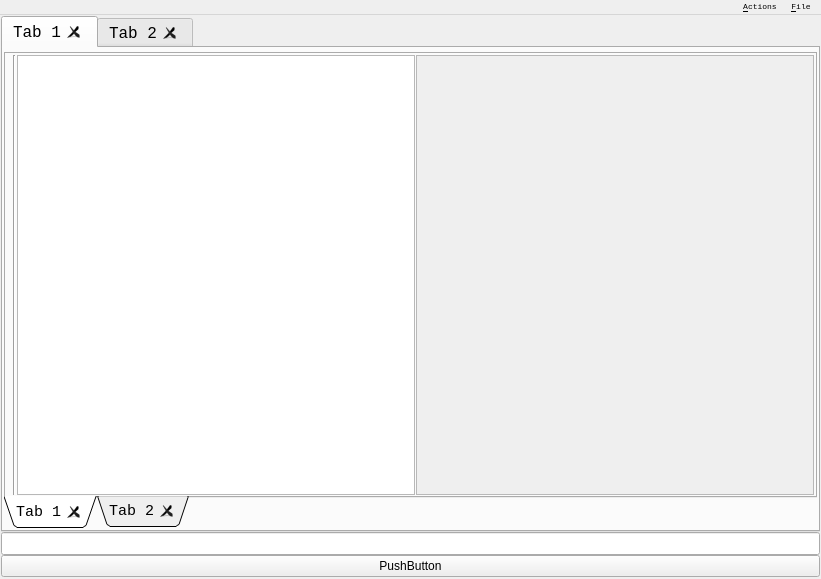
<?xml version="1.0" encoding="UTF-8"?>
<ui version="4.0">
 <class>MainWindow</class>
 <widget class="QMainWindow" name="MainWindow">
  <property name="geometry">
   <rect>
    <x>0</x>
    <y>0</y>
    <width>821</width>
    <height>579</height>
   </rect>
  </property>
  <property name="windowTitle">
   <string>Editable Tree Model</string>
  </property>
  <widget class="QWidget" name="centralWidget">
   <layout class="QVBoxLayout">
    <property name="spacing">
     <number>0</number>
    </property>
    <property name="leftMargin">
     <number>1</number>
    </property>
    <property name="topMargin">
     <number>1</number>
    </property>
    <property name="rightMargin">
     <number>1</number>
    </property>
    <property name="bottomMargin">
     <number>2</number>
    </property>
    <item>
     <widget class="QTabWidget" name="connTabs">
      <property name="baseSize">
       <size>
        <width>0</width>
        <height>0</height>
       </size>
      </property>
      <property name="font">
       <font>
        <family>Consolas</family>
        <pointsize>12</pointsize>
        <weight>50</weight>
        <italic>false</italic>
        <bold>false</bold>
        <stylestrategy>PreferDefault</stylestrategy>
        <kerning>false</kerning>
       </font>
      </property>
      <property name="contextMenuPolicy">
       <enum>Qt::DefaultContextMenu</enum>
      </property>
      <property name="tabShape">
       <enum>QTabWidget::Rounded</enum>
      </property>
      <property name="currentIndex">
       <number>0</number>
      </property>
      <property name="documentMode">
       <bool>false</bool>
      </property>
      <property name="tabsClosable">
       <bool>true</bool>
      </property>
      <property name="movable">
       <bool>true</bool>
      </property>
      <widget class="QWidget" name="connTab">
       <attribute name="title">
        <string>Tab 1</string>
       </attribute>
       <layout class="QVBoxLayout" name="verticalLayout_3">
        <property name="spacing">
         <number>2</number>
        </property>
        <property name="leftMargin">
         <number>1</number>
        </property>
        <property name="topMargin">
         <number>4</number>
        </property>
        <property name="rightMargin">
         <number>1</number>
        </property>
        <property name="bottomMargin">
         <number>2</number>
        </property>
        <item>
         <widget class="QTabWidget" name="sqlTabs">
          <property name="font">
           <font>
            <pointsize>11</pointsize>
           </font>
          </property>
          <property name="layoutDirection">
           <enum>Qt::LeftToRight</enum>
          </property>
          <property name="tabPosition">
           <enum>QTabWidget::South</enum>
          </property>
          <property name="tabShape">
           <enum>QTabWidget::Triangular</enum>
          </property>
          <property name="currentIndex">
           <number>0</number>
          </property>
          <property name="tabsClosable">
           <bool>true</bool>
          </property>
          <property name="movable">
           <bool>true</bool>
          </property>
          <widget class="QWidget" name="sqlTab">
           <property name="sizePolicy">
            <sizepolicy hsizetype="Preferred" vsizetype="Expanding">
             <horstretch>0</horstretch>
             <verstretch>0</verstretch>
            </sizepolicy>
           </property>
           <property name="mouseTracking">
            <bool>true</bool>
           </property>
           <property name="contextMenuPolicy">
            <enum>Qt::ActionsContextMenu</enum>
           </property>
           <attribute name="title">
            <string>Tab 1</string>
           </attribute>
           <layout class="QHBoxLayout" name="horizontalLayout" stretch="0,0,0,0,0">
            <property name="spacing">
             <number>1</number>
            </property>
            <property name="sizeConstraint">
             <enum>QLayout::SetMaximumSize</enum>
            </property>
            <property name="margin">
             <number>1</number>
            </property>
            <item>
             <widget class="QsciScintilla" name="textEdit">
              <property name="toolTip">
               <string/>
              </property>
              <property name="whatsThis">
               <string/>
              </property>
              <property name="inputMethodHints">
               <set>Qt::ImhUppercaseOnly</set>
              </property>
             </widget>
            </item>
            <item>
             <spacer name="verticalSpacer">
              <property name="orientation">
               <enum>Qt::Vertical</enum>
              </property>
              <property name="sizeType">
               <enum>QSizePolicy::MinimumExpanding</enum>
              </property>
              <property name="sizeHint" stdset="0">
               <size>
                <width>5</width>
                <height>40</height>
               </size>
              </property>
             </spacer>
            </item>
            <item>
             <widget class="Line" name="line">
              <property name="orientation">
               <enum>Qt::Vertical</enum>
              </property>
             </widget>
            </item>
            <item>
             <widget class="QTableView" name="table">
              <property name="font">
               <font>
                <family>Consolas</family>
                <pointsize>8</pointsize>
               </font>
              </property>
             </widget>
            </item>
            <item>
             <widget class="QScrollArea" name="scrollArea">
              <property name="widgetResizable">
               <bool>true</bool>
              </property>
              <widget class="QWidget" name="scrollAreaWidgetContents">
               <property name="geometry">
                <rect>
                 <x>0</x>
                 <y>0</y>
                 <width>262</width>
                 <height>449</height>
                </rect>
               </property>
              </widget>
             </widget>
            </item>
           </layout>
          </widget>
          <widget class="QWidget" name="sqlTab2">
           <attribute name="title">
            <string>Tab 2</string>
           </attribute>
          </widget>
         </widget>
        </item>
       </layout>
      </widget>
      <widget class="QWidget" name="connTab2">
       <attribute name="title">
        <string>Tab 2</string>
       </attribute>
      </widget>
     </widget>
    </item>
    <item>
     <layout class="QHBoxLayout" name="horizontalLayout_2"/>
    </item>
    <item>
     <widget class="QLineEdit" name="console">
      <property name="font">
       <font>
        <family>Consolas</family>
        <pointsize>10</pointsize>
       </font>
      </property>
     </widget>
    </item>
    <item>
     <widget class="QPushButton" name="pushButton">
      <property name="text">
       <string>PushButton</string>
      </property>
     </widget>
    </item>
   </layout>
  </widget>
  <widget class="QMenuBar" name="menubar">
   <property name="geometry">
    <rect>
     <x>0</x>
     <y>0</y>
     <width>821</width>
     <height>15</height>
    </rect>
   </property>
   <property name="font">
    <font>
     <family>Consolas</family>
     <pointsize>6</pointsize>
    </font>
   </property>
   <property name="layoutDirection">
    <enum>Qt::RightToLeft</enum>
   </property>
   <property name="defaultUp">
    <bool>false</bool>
   </property>
   <widget class="QMenu" name="fileMenu">
    <property name="title">
     <string>&amp;File</string>
    </property>
    <addaction name="exitAction"/>
   </widget>
   <widget class="QMenu" name="actionsMenu">
    <property name="title">
     <string>&amp;Actions</string>
    </property>
    <addaction name="insertRowAction"/>
    <addaction name="insertColumnAction"/>
    <addaction name="separator"/>
    <addaction name="removeRowAction"/>
    <addaction name="removeColumnAction"/>
    <addaction name="separator"/>
    <addaction name="insertChildAction"/>
    <addaction name="separator"/>
   </widget>
   <addaction name="fileMenu"/>
   <addaction name="actionsMenu"/>
  </widget>
  <action name="exitAction">
   <property name="text">
    <string>E&amp;xit</string>
   </property>
   <property name="shortcut">
    <string>Ctrl+Q</string>
   </property>
  </action>
  <action name="insertRowAction">
   <property name="text">
    <string>Insert Row</string>
   </property>
   <property name="font">
    <font>
     <family>MS Shell Dlg 2</family>
     <pointsize>8</pointsize>
    </font>
   </property>
   <property name="shortcut">
    <string>Ctrl+I, R</string>
   </property>
  </action>
  <action name="removeRowAction">
   <property name="text">
    <string>Remove Row</string>
   </property>
   <property name="shortcut">
    <string>Ctrl+R, R</string>
   </property>
  </action>
  <action name="insertColumnAction">
   <property name="text">
    <string>Insert Column</string>
   </property>
   <property name="shortcut">
    <string>Ctrl+I, C</string>
   </property>
  </action>
  <action name="removeColumnAction">
   <property name="text">
    <string>Remove Column</string>
   </property>
   <property name="shortcut">
    <string>Ctrl+R, C</string>
   </property>
  </action>
  <action name="insertChildAction">
   <property name="text">
    <string>Insert Child</string>
   </property>
   <property name="shortcut">
    <string>Ctrl+N</string>
   </property>
  </action>
 </widget>
 <customwidgets>
  <customwidget>
   <class>QsciScintilla</class>
   <extends>QFrame</extends>
   <header>Qsci/qsciscintilla.h</header>
  </customwidget>
 </customwidgets>
 <resources>
  <include location="editabletreemodel.qrc"/>
 </resources>
 <connections>
  <connection>
   <sender>textEdit</sender>
   <signal>userListActivated(int,QString)</signal>
   <receiver>textEdit</receiver>
   <slot>zoomIn()</slot>
   <hints>
    <hint type="sourcelabel">
     <x>219</x>
     <y>345</y>
    </hint>
    <hint type="destinationlabel">
     <x>224</x>
     <y>332</y>
    </hint>
   </hints>
  </connection>
  <connection>
   <sender>console</sender>
   <signal>returnPressed()</signal>
   <receiver>console</receiver>
   <slot>selectAll()</slot>
   <hints>
    <hint type="sourcelabel">
     <x>613</x>
     <y>553</y>
    </hint>
    <hint type="destinationlabel">
     <x>580</x>
     <y>553</y>
    </hint>
   </hints>
  </connection>
  <connection>
   <sender>console</sender>
   <signal>textChanged(QString)</signal>
   <receiver>console</receiver>
   <slot>selectAll()</slot>
   <hints>
    <hint type="sourcelabel">
     <x>350</x>
     <y>553</y>
    </hint>
    <hint type="destinationlabel">
     <x>394</x>
     <y>553</y>
    </hint>
   </hints>
  </connection>
  <connection>
   <sender>connTabs</sender>
   <signal>tabCloseRequested(int)</signal>
   <receiver>connTabs</receiver>
   <slot>setCurrentIndex(int)</slot>
   <hints>
    <hint type="sourcelabel">
     <x>159</x>
     <y>36</y>
    </hint>
    <hint type="destinationlabel">
     <x>170</x>
     <y>39</y>
    </hint>
   </hints>
  </connection>
  <connection>
   <sender>sqlTabs</sender>
   <signal>tabCloseRequested(int)</signal>
   <receiver>sqlTabs</receiver>
   <slot>setCurrentIndex(int)</slot>
   <hints>
    <hint type="sourcelabel">
     <x>153</x>
     <y>524</y>
    </hint>
    <hint type="destinationlabel">
     <x>138</x>
     <y>524</y>
    </hint>
   </hints>
  </connection>
  <connection>
   <sender>table</sender>
   <signal>viewportEntered()</signal>
   <receiver>table</receiver>
   <slot>scrollToBottom()</slot>
   <hints>
    <hint type="sourcelabel">
     <x>457</x>
     <y>147</y>
    </hint>
    <hint type="destinationlabel">
     <x>425</x>
     <y>62</y>
    </hint>
   </hints>
  </connection>
 </connections>
</ui>
